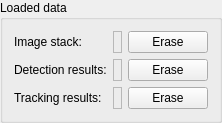
     <widget class="QGroupBox" name="groupBox_10">
      <property name="title">
       <string>Loaded data</string>
      </property>
      <layout class="QGridLayout" name="gridLayout_2">
       <item row="1" column="0">
        <widget class="QLabel" name="label_12">
         <property name="text">
          <string>Detection results:</string>
         </property>
        </widget>
       </item>
       <item row="1" column="2">
        <widget class="QPushButton" name="erase_detection">
         <property name="text">
          <string>Erase</string>
         </property>
        </widget>
       </item>
       <item row="2" column="2">
        <widget class="QPushButton" name="erase_tracks">
         <property name="text">
          <string>Erase</string>
         </property>
        </widget>
       </item>
       <item row="0" column="0">
        <widget class="QLabel" name="label_11">
         <property name="text">
          <string>Image stack:</string>
         </property>
        </widget>
       </item>
       <item row="2" column="0">
        <widget class="QLabel" name="label_27">
         <property name="text">
          <string>Tracking results:</string>
         </property>
        </widget>
       </item>
       <item row="0" column="1">
        <widget class="QLabel" name="label_image">
         <property name="frameShape">
          <enum>QFrame::StyledPanel</enum>
         </property>
         <property name="text">
          <string/>
         </property>
         <property name="wordWrap">
          <bool>false</bool>
         </property>
        </widget>
       </item>
       <item row="1" column="1">
        <widget class="QLabel" name="label_detection">
         <property name="sizePolicy">
          <sizepolicy hsizetype="MinimumExpanding" vsizetype="Preferred">
           <horstretch>0</horstretch>
           <verstretch>0</verstretch>
          </sizepolicy>
         </property>
         <property name="frameShape">
          <enum>QFrame::StyledPanel</enum>
         </property>
         <property name="text">
          <string/>
         </property>
        </widget>
       </item>
       <item row="2" column="1">
        <widget class="QLabel" name="label_tracks">
         <property name="frameShape">
          <enum>QFrame::StyledPanel</enum>
         </property>
         <property name="text">
          <string/>
         </property>
        </widget>
       </item>
       <item row="0" column="2">
        <widget class="QPushButton" name="erase_image">
         <property name="text">
          <string>Erase</string>
         </property>
        </widget>
       </item>
      </layout>
     </widget>
